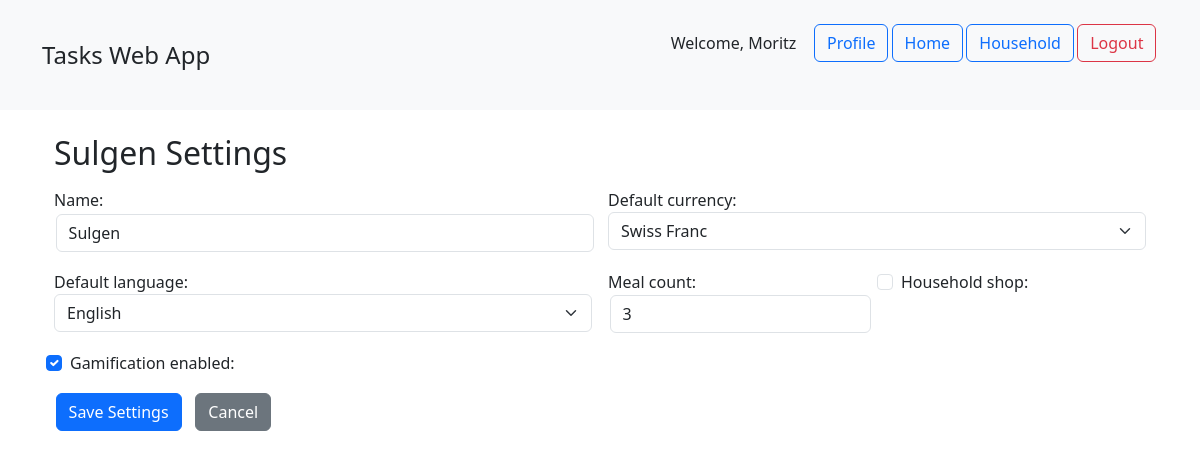
Page /household/1/settings/ (signed in) on the committed database.
### main/models.py (models this page shows, shortened)
class User(AbstractUser):
    display_name = models.CharField(max_length=150, blank=True)
    groups = models.ManyToManyField(
        Group,
        related_name='main_users',
        blank=True,
        help_text='The groups this user belongs to.'
    )
    user_permissions = models.ManyToManyField(
        Permission,
        related_name='main_user_permissions',
        blank=True,
        help_text='Specific permissions for this user.'
    )
    household = models.ForeignKey(
        Household,
        on_delete=models.SET_NULL,
        null=True,
        blank=True,
        related_name='members',
        help_text='The single household this user belongs to.'
    )
    gamification_enabled = models.BooleanField(
        default=True,
        help_text='Toggle gamification features on/off.'
    )
    points = models.PositiveIntegerField(
        default=0,
        help_text='Accumulated points from completing tasks.'
    )
    receive_notifications = models.BooleanField(
        default=True,
        help_text='Whether user receives email/alert notifications.'
    )
    default_currency = models.CharField(
        max_length=3,
        choices=CURRENCY_CHOICES,
        default='CHF',
        help_text='Your preferred currency.'
    )
    class Meta:
        verbose_name = 'User'
        verbose_name_plural = 'Users'

class Household(models.Model):
    name = models.CharField(max_length=100, unique=True)
    code = models.CharField(
        max_length=8,
        default=generate_household_code,
        unique=True,
        help_text='Invite code for others to join.'
    )
    created_at = models.DateTimeField(auto_now_add=True)
    default_currency = models.CharField(
        max_length=3,
        choices=CURRENCY_CHOICES,
        default='CHF',
        help_text='Currency for shared expenses.'
    )
    default_language = models.CharField(choices=
                                        LANGUAGE_CHOICES,
                                        max_length=10,
                                        default='en',
                                        help_text='Default language for the household.'
                                        )
    household_shop = models.BooleanField(default=False)
    gamification_enabled = models.BooleanField(default=True)
    meal_count = models.PositiveIntegerField(help_text="Number of meals per day")
    class Meta:
        ordering = ['name']
    verbose_name = "Household"
    verbose_name_plural = "Households"

### main/views.py (the view, shortened to what this page needs)
class HouseholdSettingsView(LoginRequiredMixin, UpdateView):
    model = Household
    form_class = HouseholdSettingsForm
    template_name = 'main/household_settings.html'
    context_object_name = 'household'
    def get_object(self):
        return self.request.user.household

### main/forms.py
class HouseholdSettingsForm(forms.ModelForm):
    class Meta:
        model = Household
        fields = ['name', 'default_currency', 'default_language', 'household_shop', 'gamification_enabled', 'meal_count']
        widgets = {
            'name': forms.TextInput(attrs={'class':'form-control'}),
            'default_currency': forms.Select(attrs={'class':'form-select'}),
            'default_language': forms.Select(attrs={'class':'form-select'}),
            'meal_count': forms.NumberInput(attrs={'class':'form-control', 'min':1, 'max':10}),
            'household_shop': forms.CheckboxInput(attrs={'class':'form-check-input'}),
            'gamification_enabled': forms.CheckboxInput(attrs={'class':'form-check-input'}),
        }

### main/templates/main/household_settings.html (shortened to what this page needs)
{% extends "main/base.html" %}
{% block content %}
  <div class="container mt-4">
    <h2 class="mb-3">{{ household.name }} Settings</h2>
    <form method="post" class="row g-3">
      <div class="col-md-6">
        {{ form.name.label_tag }}
        {{ form.name }}
      </div>
      <div class="col-md-6">
        {{ form.default_currency.label_tag }}
        {{ form.default_currency }}
      </div>
      <div class="col-md-6">
        {{ form.default_language.label_tag }}
        {{ form.default_language }}
      </div>
      <div class="col-md-3">
        {{ form.meal_count.label_tag }}
        {{ form.meal_count }}
      </div>
      <div class="col-md-3 form-check">
        {{ form.household_shop }}
        {{ form.household_shop.label_tag }}
      </div>
      <div class="col-md-3 form-check">
        {{ form.gamification_enabled }}
        {{ form.gamification_enabled.label_tag }}
      </div>
      <div class="col-12">
        <button class="btn btn-primary" type="submit">Save Settings</button>
        <a href="{% url 'main:household_dashboard' household.pk %}" class="btn btn-secondary ms-2">Cancel</a>
      </div>
    </form>
  </div>
{% endblock %}

### main/templates/main/base.html (shortened to what this page needs)
{% load static %}
<!DOCTYPE html>
<html lang="en">
  <head>
    <link
      href="https://cdn.jsdelivr.net/npm/bootstrap@5.3.7/dist/css/bootstrap.min.css"
      rel="stylesheet"
    >
    <link rel="stylesheet" href="/static/main/css/base.css">
  </head>
  <body>
    <header class="p-3 bg-light mb-4">
      <div class="container d-flex justify-content-between align-items-center">
        <h1 class="h4 m-0">Tasks Web App</h1>
        <nav class="navbar navbar-light bg-light mb-4">
          {% if user.is_authenticated %}
            <span class="me-3">
              Welcome, {{ user.display_name|default:user.username }}
            </span>
            <a class="btn btn-outline-primary" href="{% url 'main:profile' %}">Profile</a>
            <a class="btn btn-outline-primary" href="/">Home</a>
            <a class="btn btn-outline-primary" href="{% url 'main:household_landing' %}">Household</a>
            <form method="post" action="{% url 'main:logout' %}" class="d-inline">
              <button type="submit" class="btn btn-outline-danger">Logout</button>
            </form>
          {% endif %}
        </nav>
      </div>
    </header>
    <main class="container">
      {% block content %}{% endblock content %}
    </main>
  </body>
</html>

### main/static/main/css/base.css (style rules this page uses)
.btn { margin-left: 0.1rem; margin-right: 0.1rem; }
.form-control { margin: 0.1rem; }

### rows in the picture
User: display_name "Moritz"
Household: name "Sulgen", default_currency "Swiss Franc", default_language "English", meal_count "3", gamification_enabled "☑"
